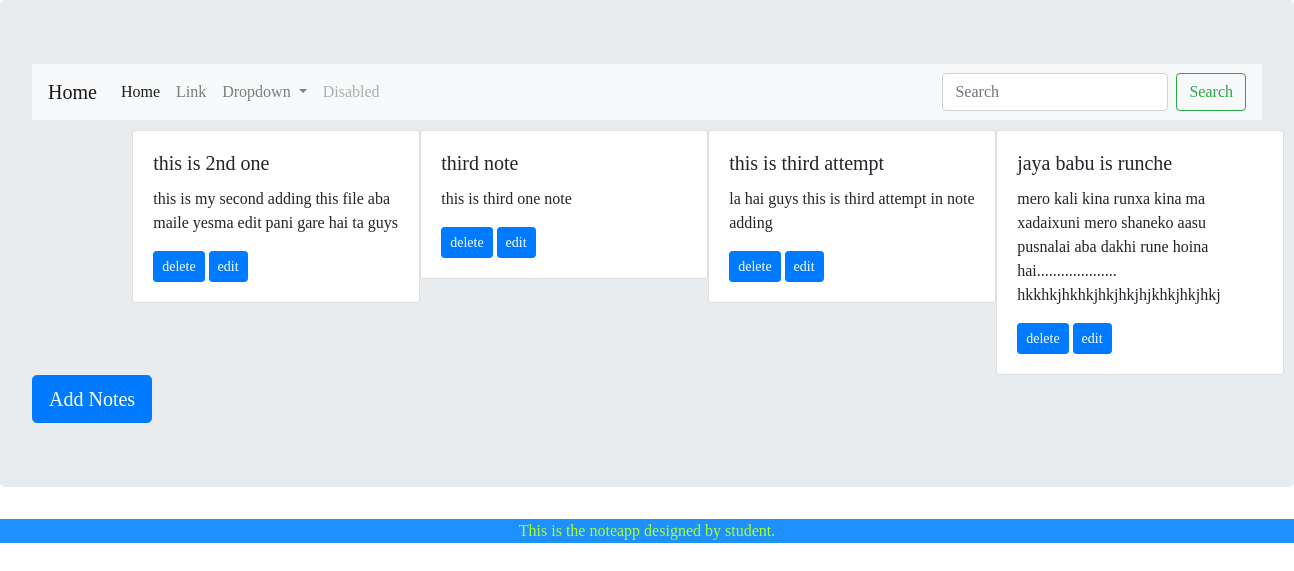
The app's page /all_notes/ with its own data.
### noteapp/models.py (models this page shows, shortened)
class Note(models.Model):
    title = models.CharField(max_length= 100)
    description = models.TextField()

### noteapp/views.py (the view)
# urls.py: path('all_notes/',views.all_notes, name='all_notes')
def all_notes(request):
    notes = Note.objects.all()
    return render(request, 'all_notes.html', context={'notes': notes})

### templates/all_notes.html (shortened to what this page needs)
{% extends 'base.html' %}
{% block content %}
{% if notes %}
  <div class="row" style="margin-top: 10px;">
  {% for note in notes %}
    <div class="column mx-5%">
      <div class="card" style="width: 18rem; margin-left: 40%;">
      <div class="card-body">
        <h5 class="card-title">{{note.title}}</h5>
        <p class="card-text">{{note.description}}</p>
        <a class="btn btn-primary btn-sm" href="{% url 'delete' note_id=note.id %}"> delete</a>
        <a class="btn btn-primary btn-sm" href="{% url 'edit' note_id=note.id %}"> edit</a>
      </div>
      </div>
    </div>
  {% endfor %}
  </div>
{% else %}
  <h3 style="margin-top: 50px;" text-align='center'> Notes list is empty</h3>
{% endif %}
<a class="btn btn-primary btn-lg" href="{% url 'add_notes' %}">Add Notes</a>
{% endblock content %}

### static/css/style.css (style rules this page uses)
body { font-family: 'Poppins'; }

### records on screen
Note: title "this is 2nd one", description "this is my second adding this file aba maile yesma edit pani gare hai ta guys"
Note: title "third note", description "this is third one note"
Note: title "this is third attempt", description "la hai guys this is third attempt in note adding"
Note: title "jaya babu is runche", description "mero kali kina runxa kina ma xadaixuni mero shaneko aasu pusnalai aba dakhi rune hoina hai.................... hkkhkjhkhkjhkjhkjhjkhkjhkjhkj"
